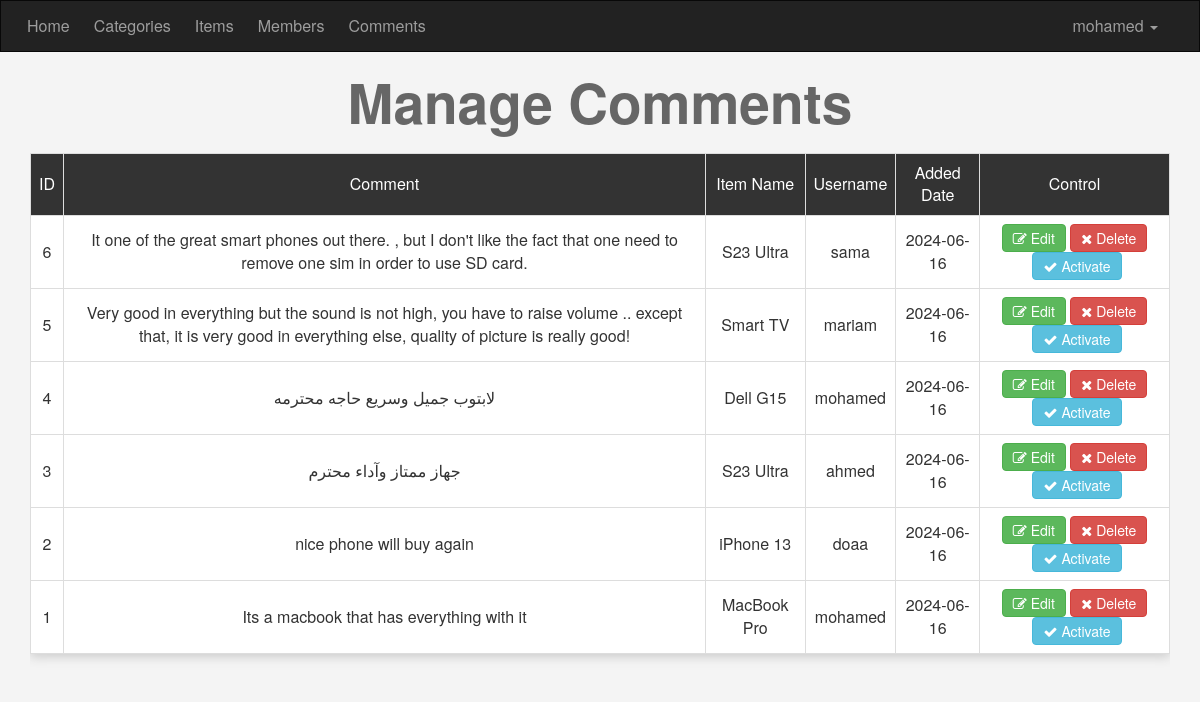
The page /admin/comments.php (signed in) on the database as committed earlier.
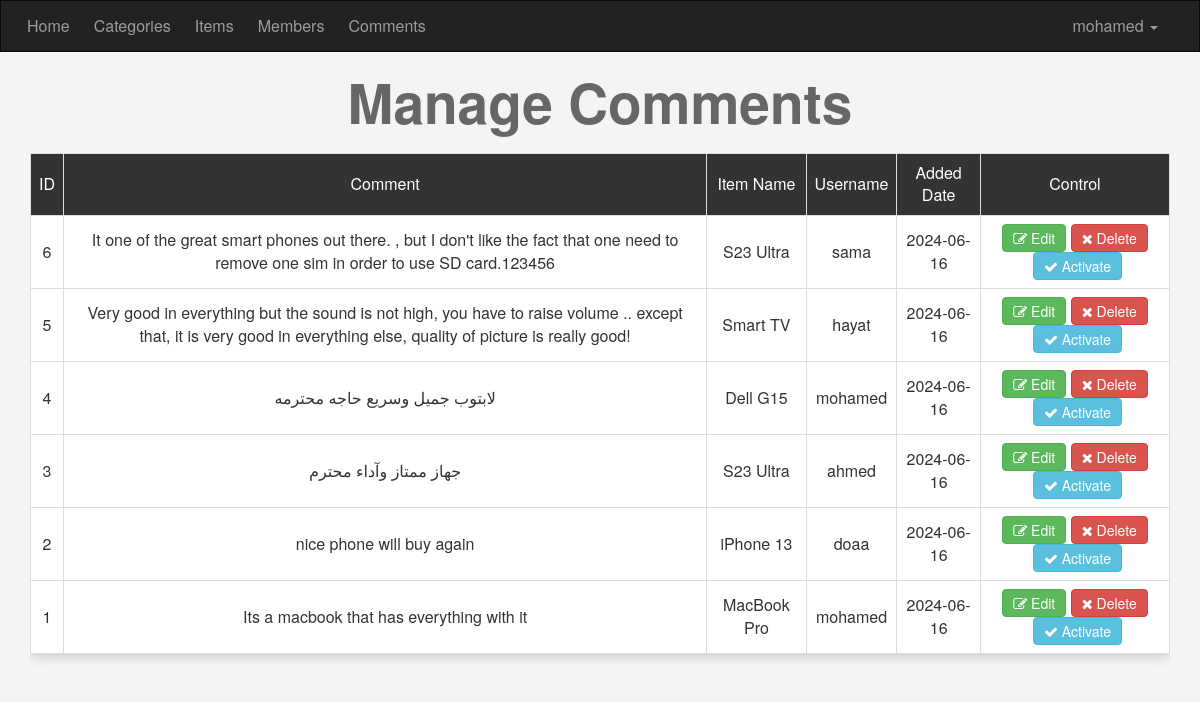
The same page on the database as committed later.
### tables this page shows
CREATE TABLE `comments` (
  `C_ID` int(11) NOT NULL,
  `Comment` text NOT NULL,
  `Status` tinyint(4) NOT NULL,
  `Comment_Date` date NOT NULL,
  `Item_ID` int(11) NOT NULL,
  `User_ID` int(11) NOT NULL
);

CREATE TABLE `users` (
  `UserID` int(11) NOT NULL COMMENT 'To Identify User',
  `Username` varchar(255) NOT NULL COMMENT 'Username To LOgin',
  `Password` varchar(255) NOT NULL COMMENT 'Password To LOgin',
  `Email` varchar(255) NOT NULL,
  `FullName` varchar(255) NOT NULL,
  `GroupID` int(11) NOT NULL DEFAULT 0 COMMENT 'To Identify User Group',
  `TrustStatus` int(11) NOT NULL DEFAULT 0 COMMENT 'Seller Rank',
  `RegStatus` int(11) NOT NULL DEFAULT 0 COMMENT 'User Approval',
  `Date` date NOT NULL
);

CREATE TABLE `items` (
  `Item_ID` int(11) NOT NULL,
  `Name` varchar(255) NOT NULL,
  `Description` text NOT NULL,
  `Price` varchar(255) NOT NULL,
  `Add_Date` date NOT NULL,
  `Country_Made` varchar(255) NOT NULL,
  `Image` varchar(255) NOT NULL,
  `Status` varchar(255) NOT NULL,
  `Rating` smallint(4) NOT NULL,
  `Cat_ID` int(11) NOT NULL,
  `Approve` tinyint(4) NOT NULL DEFAULT 0,
  `Member_ID` int(11) NOT NULL
);

### admin/comments.php (the view, shortened to what this page needs)
<?php
if (isset($_SESSION['Username'])) {
    include 'init.php';
    $do = isset($_GET['do']) ? $_GET['do'] : 'Manage';
    if ($do == 'Manage') {
        $stmt = $con->prepare("SELECT
                                    comments.*, items.Name AS Item_Name, users.Username AS User_Name
                                FROM
                                    comments
                                INNER JOIN
                                    items
                                ON
                                    items.Item_ID = comments.Item_ID
                                INNER JOIN
                                    users
                                ON
                                    users.UserID = comments.User_ID
                                ORDER BY
                                    C_ID DESC");
        $stmt->execute();
        $comments = $stmt->fetchAll();
        if (!empty($comments)) {
?>
            <h1 class="text-center">Manage Comments</h1>
            <div class="container">
                <div class="table-responsive">
                    <table class="main-table text-center table table-bordered">
                        <tr>
                            <td>ID</td>
                            <td>Comment</td>
                            <td>Item Name</td>
                            <td>Username</td>
                            <td>Added Date</td>
                            <td>Control</td>
                        </tr>
                        <?php
                        foreach ($comments as $comment) {
                            echo "<tr>";
                            echo "<td>" . $comment['C_ID'] . "</td>";
                            echo "<td>" . $comment['Comment'] . "</td>";
                            echo "<td>" . $comment['Item_Name'] . "</td>";
                            echo "<td>" . $comment['User_Name'] . "</td>";
                            echo "<td>" . $comment['Comment_Date'] . "</td>";
                            echo "<td>
                            <a href='?do=Edit&comid=" . $comment['C_ID'] . "' class='btn btn-success'><i class='fa fa-edit'></i> Edit</a>
                            <a href='?do=Delete&comid=" . $comment['C_ID'] . "' class='btn btn-danger confirm'><i class='fa fa-close'></i> Delete</a>";
                            if ($comment['Status'] == 0) {
                                echo "<a href='?do=Approve&comid=" . $comment['C_ID'] . "' class='btn btn-info activate'><i class='fa fa-check'></i> Activate</a>";
                            }
                            echo "</td>";
                            echo "</tr>";
                        }
                        ?>
                    </table>
                </div>
            </div>
        <?php
        } else {
            echo '<div class="container">';
            echo '<div class="nice-message">There\'s No Comments To Show</div>';
            echo '</div>';
        }
    }
    include $tpl . 'footer.php';
} else {
    header('Location: index.php');
    exit();
}

Rows that differ between the two databases and show on the page:
changed comments "sama": Comment "It one of the great smart phones out there. , but I don't like the fact that one need to remove one sim in order to use SD card." → "It one of the great smart phones out there. , but I don't like the fact that one need to remove one sim in order to use SD card.123456"
changed through a linked row, comments "Smart TV": User_ID.Username "mariam" → "hayat"
